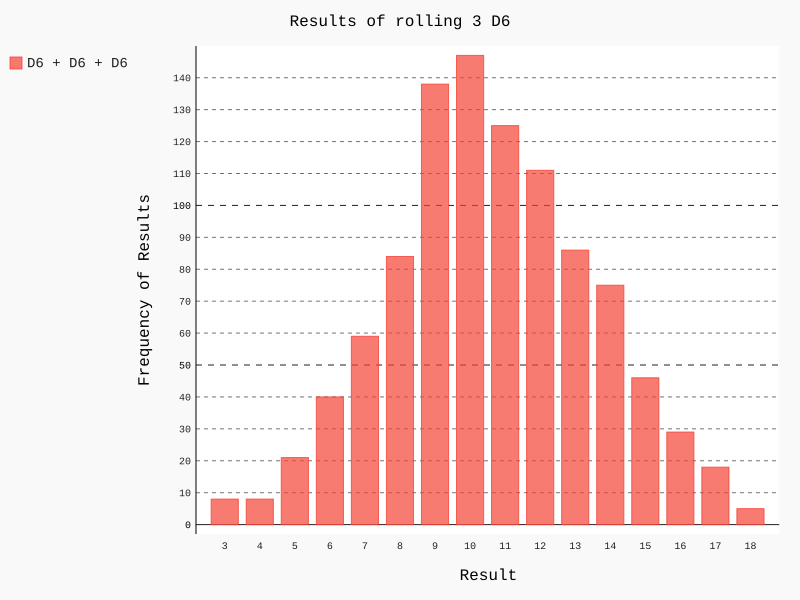

This figure's Python source:
import pygal
from die import Die


die_1 = Die(6)
die_2 = Die(6)
die_3 = Die(6)

#make some rolls and store the results in a list
results = []
for roll_num in range(1000):
    result = die_1.roll() + die_2.roll() + die_3.roll()
    results.append(result)

#analyze the results
frequencies = []
max_result = die_1.num_sides + die_2.num_sides + die_3.num_sides

for value in range(3, max_result+1):
    frequency = results.count(value)
    frequencies.append(frequency)

#visualize results
hist = pygal.Bar()

hist.title = "Results of rolling 3 D6"
hist.x_labels = []
for x in range(3,19):
    hist.x_labels.append(x)
hist.x_title = "Result"
hist.y_title = 'Frequency of Results'

hist.add('D6 + D6 + D6', frequencies)
hist.render_to_file('15-8.svg')
